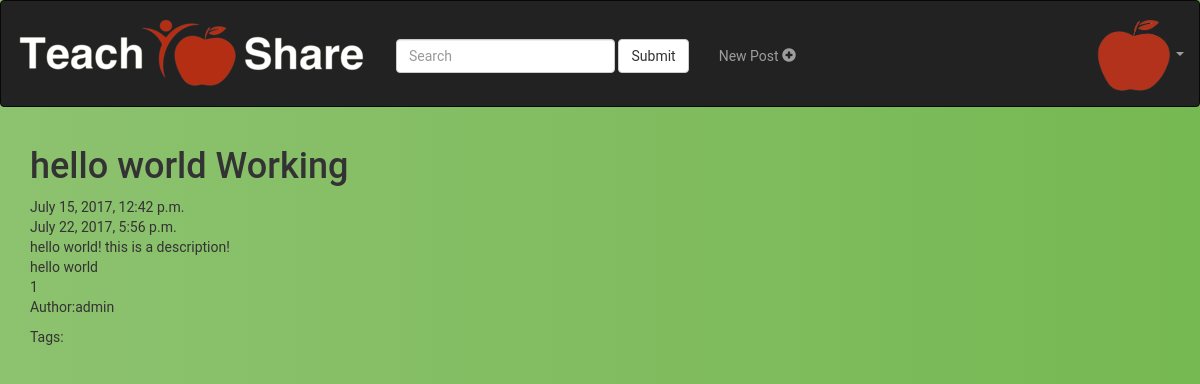
Page /account/detail/1/ on the earlier database version.
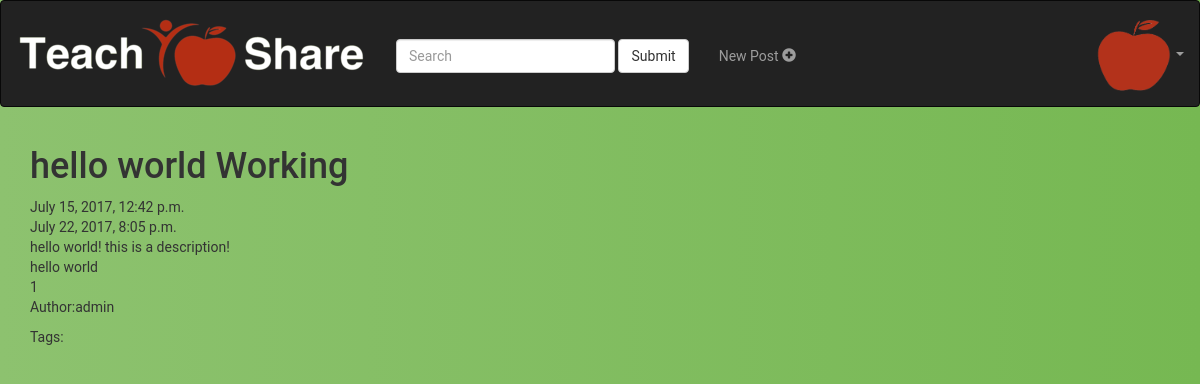
Same page on the later database version.
### accounts/models.py (models this page shows)
class Post(models.Model):
	user = models.ForeignKey(settings.AUTH_USER_MODEL, default=1)
	title = models.CharField(max_length=100, default='')
	user = models.CharField(max_length=100, default='')
	content = models.TextField(default="")
	updated = models.DateTimeField(auto_now=True, auto_now_add=False)
	likes = models.IntegerField(default=0)
	timestamp = models.DateTimeField(auto_now=False, auto_now_add= True)

### accounts/views.py (the view)
# urls.py: url(r'^detail/(?P<id>\d+)/$', views.post_detail, name='post_detail' ),
def post_detail(request, id= None):
	instance = get_object_or_404(Post, id=id)
	context = {
		"title": instance.title,
		"instance": instance,
		"tags": instance.tag_set.all()
	}
	return render(request,'accounts/post_detail.html',context)

### accounts/templates/accounts/post_detail.html (shortened to what this page needs)
<!DOCTYPE html>
<html>
<head>
{% load static %}
<link rel="stylesheet" href="https://maxcdn.bootstrapcdn.com/bootstrap/3.3.7/css/bootstrap.min.css">
<link rel="stylesheet" href={% static 'accounts/post_detail.css'%} type = "text/css">
</head>
<body>
<nav class="navbar navbar-inverse ">
  <div class="container-fluid">
    <div class="navbar-header">
      <a class="navbar-brand" href="/account/dashboard">
        <img src="{% static "accounts/tslogo.png" %}" alt="TSLogo"/>
      </a>
    </div>
    <form class="navbar-form navbar-left nav-searchpad">
      <div class="form-group">
        <input type="text" class="form-control" placeholder="Search">
      </div>
      <button type="submit" class="btn btn-default">Submit</button>
    </form>
    <ul class="nav navbar-nav nav-navitems">
      <li><a href="/account/create/">
        <p>New Post <span class="glyphicon glyphicon-plus-sign"></span> </p>
        </a>
      </li>
    </ul>
    <ul class="nav navbar-nav navbar-right">
      <li class="dropdown">
        <a class="dropdown-toggle" data-toggle="dropdown" >
          <img src="{% static "accounts/applelogo.png" %}" alt="TSLogo"/>
        <span class="caret"></span></a>
      </li>
    </ul>
  </div>
</nav>
<div class = "container">
<h1> {{ title }} Working </h1>
{{instance.timestamp}}</br>
{{ instance.updated }}</br>
{{instance.content}}</br>
{{instance.title}}</br>
{{instance.id}}</br>
<p>Author:{{instance.user}}</p>
<p>Tags:
</p>
</div>
<div class="col-xs-12" style="height:50px;"></div>
</body>
</html>

Differences in the rows shown:
changed Post "hello world": updated "July 22, 2017, 5:56 p.m." → "July 22, 2017, 8:05 p.m."
